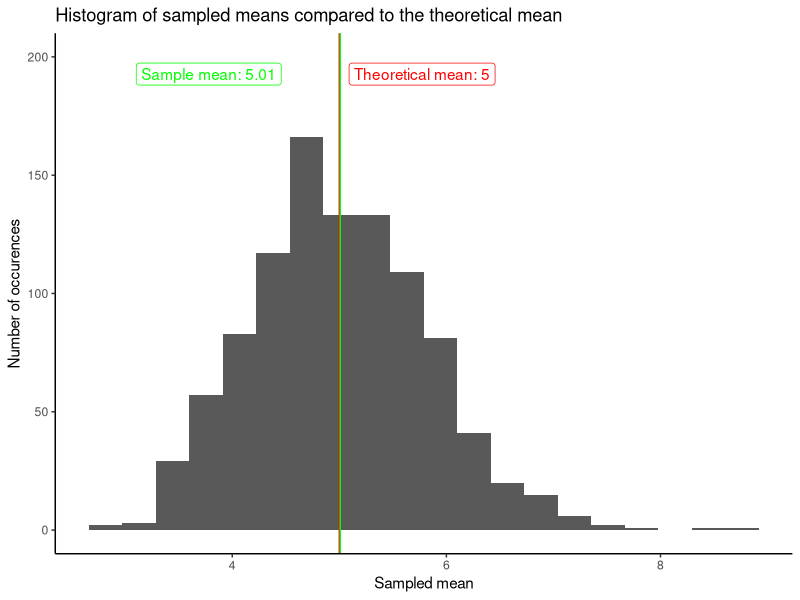
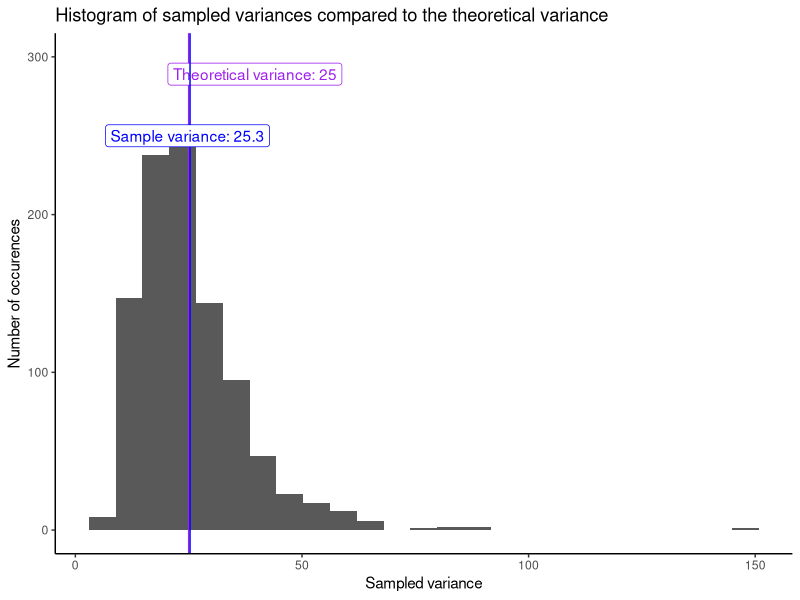
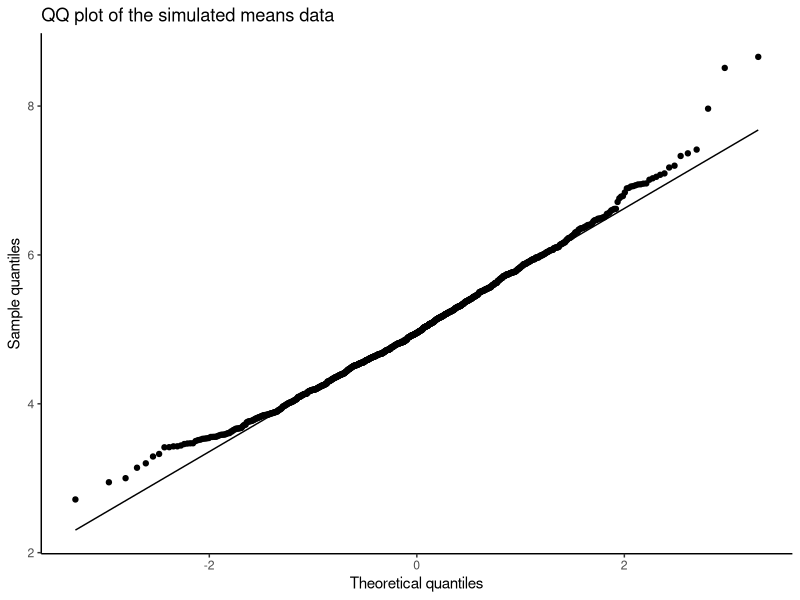

These charts were generated, in order, by the following R code: (Note: this script raises an error after producing the figures.)
## ---- chunk 1
set.seed(2612)
library(tidyverse)
library(ggrepel)

# given by the assignment
lambda <- 0.2

# number of exponential distributions to use in simulations
n_of_distributions <- 40

#number of simulations
number_of_simulations <- 1000 

#Running the simulations
simulations <- replicate(number_of_simulations, 
                         rexp(n_of_distributions, lambda))
glimpse(simulations)
## ---- chunk 2

theoretical_mean <- 1/lambda
paste0('Theoretical mean: ', theoretical_mean)

## ---- chunk 3

simluated_means <- apply(simulations, 2, mean)

mean_of_sampled_means <- mean(simluated_means)
paste0('Sample mean: ', mean_of_sampled_means)

## ---- chunk 4
ggplot() + 
  geom_histogram(aes(x = simluated_means), bins = 20) + 
  geom_vline(xintercept = theoretical_mean, color = 'red') + 
  geom_label_repel(aes(x = theoretical_mean + 1, y = 200, 
                 label = paste0('Theoretical mean: ', round(theoretical_mean,2))),
             color = 'red') +
  geom_vline(xintercept = mean_of_sampled_means, color = 'green') +
  geom_label_repel(aes(x = mean_of_sampled_means - 1, y = 200, 
                       label = paste0('Sample mean: ', round( mean_of_sampled_means,2))),
                   color = 'green') + 
  theme_classic() +
  labs(title = 'Histogram of sampled means compared to the theoretical mean',
       y = 'Number of occurences',
       x = 'Sampled mean')

## ---- chunk 5
theoretical_variance <- 1/(lambda^2)
paste0('Theoretical variance: ', theoretical_variance)
## ---- chunk 6

simulated_variances <- apply(simulations, 2, var)

mean_of_sampled_variances <- mean(simulated_variances)
paste0('Sample data variance: ', mean_of_sampled_variances)

## ---- chunk 7
ggplot() + 
  geom_histogram(aes(x = simulated_variances), bins = 25) + 
  geom_vline(xintercept = theoretical_variance, color = 'purple') + 
  geom_label_repel(aes(x = theoretical_variance + 20, y = 300, 
                 label = paste0('Theoretical variance: ', round(theoretical_variance,2))),
             color = 'purple') +
  geom_vline(xintercept = mean_of_sampled_variances, color = 'blue') +
  geom_label_repel(aes(x = mean_of_sampled_variances - 20, y = 250, 
                       label = paste0('Sample variance: ', round( mean_of_sampled_variances,2))),
                   color = 'blue') + 
  theme_classic() +
  labs(title = 'Histogram of sampled variances compared to the theoretical variance',
       y = 'Number of occurences',
       x = 'Sampled variance')

## ---- chunk 8
ggplot(data = data.frame(simluated_means),
       aes(sample = simluated_means)) +
  stat_qq() +
  stat_qq_line() +
  theme_classic() +
  labs(title = 'QQ plot of the simulated means data',
       x = 'Theoretical quantiles',
       y = 'Sample quantiles')

## ---- chunk 9
min_for_range <- min(simluated_means)
max_for_range <- max(simluated_means)
variance_of_means <- var(simluated_means)


ggplot() +
  stat_function(aes(x = simluated_means),
                fun = dnorm, n = 1000, args = list(mean = mean_of_sampled_means,
                                                   sd = sqrt(variance_of_means)),
                colour = 'black',
                size = 2)  +
  geom_density(aes(x = simluated_means),
               fill = 'orange',
               alpha = 0.5) +
  geom_label_repel(aes(x = mean_of_sampled_means,
                       y = 0.2,
                       label = 'Sampled means density'),
                   color = 'orange') +
  geom_label_repel(aes(x = mean_of_sampled_means, 
                       y = 0.6,
                       label = 'Normal distribution density')) + 
  labs(title = 'Normal distribution and sampled means densities',
       subtitle = 'Normal distribution and sample means distributions have the same parameters',
       x = 'Sampled means',
       y = 'Density')

